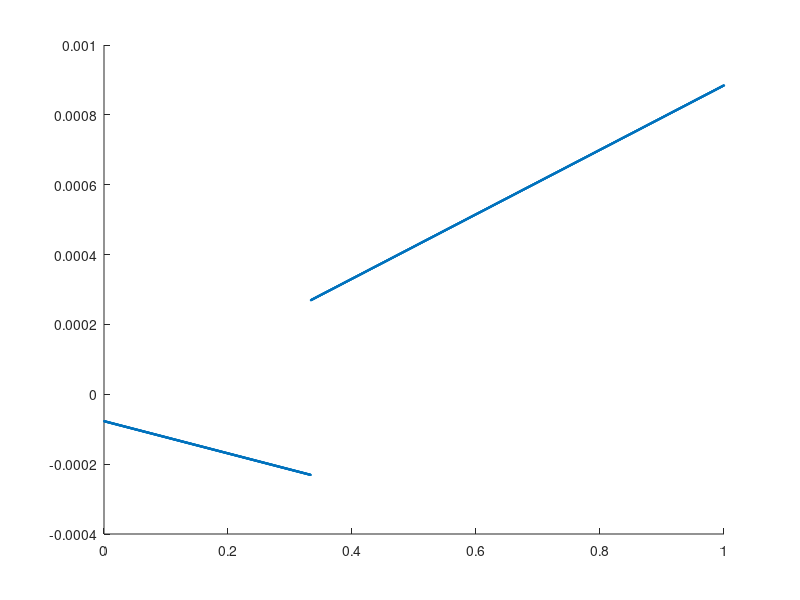

Reproduce this figure in MATLAB. (Note: this script raises an error after producing the figure.)
%LOAD DATA
%load('data_300_300.mat');
disp("Data Loaded")

%%
% %CREATE SMALLER SET AND PARTITION DATA
% %Work on smaller data set
% p_data = .01;
% size_data = size(data,1);
% data_i = false(size_data,1);
% data_i(1:round(p_data*size_data)) = true;
% X = data(data_i,:);
% Y = labels(data_i,:);

%%
%Create Synthetic Data
X=[1:1000,1001:3000];%,4001:5000,6001:7000,8001:11000];
X = (X/size(X,2))';

Y(1:1000,1) = (.2*(1:1000)+100+.05*rand(1,1000))';
Y(1001:3000,1) = (-.4*(1001:3000)+50+.04*rand(1,2000))';
%Y(2001:3000,1) = (.5*(2001:3000)+200+.01*rand(1,1000))';
%Y(3001:4000,1) = (-.1*(3001:4000)+832+.03*rand(1,1000))';
%Y(4001:7000,1) = (-.1*(4001:7000)+832+.12*rand(1,3000))';
Y = Y/sum(Y);
scatter(X,Y,1)

%Divide data into training and testing
p_train = .7;
n = size(X,1);
train_i = false(n,1);
train_i(1:round(p_train*n)) = true;
train_i = train_i(randperm(n));
X_train = X(train_i,:);
Y_train = Y(train_i,:);
X_test = X(~train_i,:);
Y_test = Y(~train_i,:);
disp("Data Partitioned")
%figure, scatter(X_train,Y_train);
%figure, scatter(X_test,Y_test);

%for k=1:5
%%
%TRAIN DATA
k=2;
t_max_em = 300;
t_max_grad = 500;
lambda = 1;
MOE_model = moe_train(X_train,Y_train,k,t_max_em,t_max_grad,lambda);

%%
%TEST DATA
Y_pred = moe_test(X_test,Y_test,MOE_model,k);
figure, scatter(X_test,Y_test,1,'b')
hold on
scatter(X_test,Y_pred,1,'r')
title('Mixture of Experts k=2')
xlabel('x')
ylabel('y')
x=1;
%end